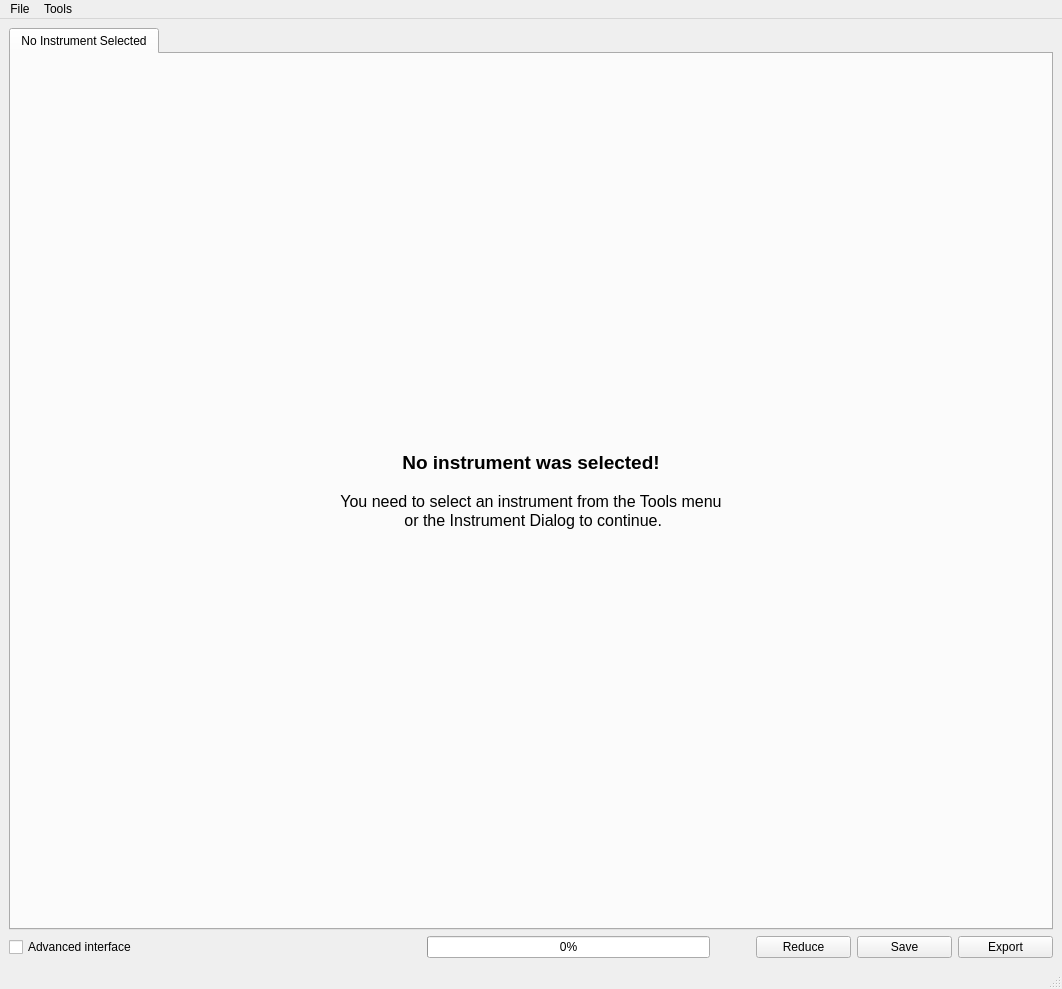
<?xml version="1.0" encoding="UTF-8"?>
<ui version="4.0">
 <class>SANSReduction</class>
 <widget class="QMainWindow" name="SANSReduction">
  <property name="geometry">
   <rect>
    <x>0</x>
    <y>0</y>
    <width>1062</width>
    <height>989</height>
   </rect>
  </property>
  <property name="sizePolicy">
   <sizepolicy hsizetype="Expanding" vsizetype="Expanding">
    <horstretch>0</horstretch>
    <verstretch>0</verstretch>
   </sizepolicy>
  </property>
  <property name="windowTitle">
   <string>SANS Reduction</string>
  </property>
  <widget class="QWidget" name="centralwidget">
   <property name="sizePolicy">
    <sizepolicy hsizetype="Expanding" vsizetype="Expanding">
     <horstretch>0</horstretch>
     <verstretch>0</verstretch>
    </sizepolicy>
   </property>
   <property name="autoFillBackground">
    <bool>true</bool>
   </property>
   <layout class="QVBoxLayout" name="verticalLayout">
    <item>
     <widget class="QTabWidget" name="tabWidget">
      <property name="currentIndex">
       <number>0</number>
      </property>
      <widget class="QWidget" name="tab">
       <attribute name="title">
        <string>No Instrument Selected</string>
       </attribute>
       <layout class="QVBoxLayout" name="verticalLayout_2">
        <item>
         <widget class="QLabel" name="label">
          <property name="text">
           <string>&lt;!DOCTYPE HTML PUBLIC &quot;-//W3C//DTD HTML 4.0//EN&quot; &quot;http://www.w3.org/TR/REC-html40/strict.dtd&quot;&gt;
&lt;html&gt;&lt;head&gt;&lt;meta name=&quot;qrichtext&quot; content=&quot;1&quot; /&gt;&lt;style type=&quot;text/css&quot;&gt;
p, li { white-space: pre-wrap; }
&lt;/style&gt;&lt;/head&gt;&lt;body style=&quot; font-family:'Ubuntu'; font-size:11pt; font-weight:400; font-style:normal;&quot;&gt;
&lt;p align=&quot;center&quot; style=&quot; margin-top:0px; margin-bottom:0px; margin-left:0px; margin-right:0px; -qt-block-indent:0; text-indent:0px;&quot;&gt;&lt;span style=&quot; font-size:14pt; font-weight:600;&quot;&gt;No instrument was selected!&lt;/span&gt;&lt;/p&gt;
&lt;p align=&quot;center&quot; style=&quot;-qt-paragraph-type:empty; margin-top:0px; margin-bottom:0px; margin-left:0px; margin-right:0px; -qt-block-indent:0; text-indent:0px;&quot;&gt;&lt;/p&gt;
&lt;p align=&quot;center&quot; style=&quot; margin-top:0px; margin-bottom:0px; margin-left:0px; margin-right:0px; -qt-block-indent:0; text-indent:0px;&quot;&gt;&lt;span style=&quot; font-size:12pt;&quot;&gt;You need to select an instrument from the Tools menu&lt;/span&gt;&lt;/p&gt;
&lt;p align=&quot;center&quot; style=&quot; margin-top:0px; margin-bottom:0px; margin-left:0px; margin-right:0px; -qt-block-indent:0; text-indent:0px;&quot;&gt;&lt;span style=&quot; font-size:12pt;&quot;&gt; or the Instrument Dialog to continue.&lt;/span&gt;&lt;/p&gt;&lt;/body&gt;&lt;/html&gt;</string>
          </property>
         </widget>
        </item>
       </layout>
      </widget>
     </widget>
    </item>
    <item>
     <layout class="QHBoxLayout" name="horizontalLayout">
      <item>
       <widget class="QCheckBox" name="interface_chk">
        <property name="enabled">
         <bool>true</bool>
        </property>
        <property name="text">
         <string>Advanced interface</string>
        </property>
       </widget>
      </item>
      <item>
       <spacer name="horizontalSpacer_2">
        <property name="orientation">
         <enum>Qt::Horizontal</enum>
        </property>
        <property name="sizeHint" stdset="0">
         <size>
          <width>40</width>
          <height>20</height>
         </size>
        </property>
       </spacer>
      </item>
      <item>
       <widget class="QProgressBar" name="progress_bar">
        <property name="value">
         <number>0</number>
        </property>
       </widget>
      </item>
      <item>
       <spacer name="horizontalSpacer">
        <property name="orientation">
         <enum>Qt::Horizontal</enum>
        </property>
        <property name="sizeType">
         <enum>QSizePolicy::Fixed</enum>
        </property>
        <property name="sizeHint" stdset="0">
         <size>
          <width>40</width>
          <height>20</height>
         </size>
        </property>
       </spacer>
      </item>
      <item>
       <widget class="QPushButton" name="reduce_button">
        <property name="enabled">
         <bool>true</bool>
        </property>
        <property name="minimumSize">
         <size>
          <width>95</width>
          <height>0</height>
         </size>
        </property>
        <property name="toolTip">
         <string>Click to execute reduction.</string>
        </property>
        <property name="text">
         <string>Reduce</string>
        </property>
       </widget>
      </item>
      <item>
       <widget class="QPushButton" name="save_button">
        <property name="enabled">
         <bool>true</bool>
        </property>
        <property name="minimumSize">
         <size>
          <width>95</width>
          <height>0</height>
         </size>
        </property>
        <property name="toolTip">
         <string>Click to save your reduction parameters.</string>
        </property>
        <property name="text">
         <string>Save</string>
        </property>
       </widget>
      </item>
      <item>
       <widget class="QPushButton" name="export_button">
        <property name="enabled">
         <bool>true</bool>
        </property>
        <property name="minimumSize">
         <size>
          <width>95</width>
          <height>0</height>
         </size>
        </property>
        <property name="toolTip">
         <string>Click to export the reduction parameters to a python script that can be run in MantidPlot.</string>
        </property>
        <property name="text">
         <string>Export</string>
        </property>
       </widget>
      </item>
     </layout>
    </item>
   </layout>
  </widget>
  <widget class="QMenuBar" name="menubar">
   <property name="geometry">
    <rect>
     <x>0</x>
     <y>0</y>
     <width>1062</width>
     <height>22</height>
    </rect>
   </property>
   <widget class="QMenu" name="file_menu">
    <property name="title">
     <string>File</string>
    </property>
   </widget>
   <widget class="QMenu" name="tools_menu">
    <property name="title">
     <string>Tools</string>
    </property>
   </widget>
   <addaction name="file_menu"/>
   <addaction name="tools_menu"/>
  </widget>
  <widget class="QStatusBar" name="statusbar"/>
  <action name="actionOpen">
   <property name="text">
    <string>Open...</string>
   </property>
   <property name="toolTip">
    <string>Open a reduction settings file</string>
   </property>
   <property name="shortcut">
    <string>Ctrl+O</string>
   </property>
  </action>
  <action name="actionQuit">
   <property name="text">
    <string>Quit</string>
   </property>
   <property name="shortcut">
    <string>Ctrl+Q, Ctrl+S</string>
   </property>
  </action>
  <action name="actionChange_Instrument">
   <property name="text">
    <string>Change Instrument</string>
   </property>
   <property name="shortcut">
    <string>Ctrl+I</string>
   </property>
  </action>
 </widget>
 <tabstops>
  <tabstop>tabWidget</tabstop>
 </tabstops>
 <resources/>
 <connections/>
 <slots>
  <slot>reduce_clicked()</slot>
  <slot>file_open()</slot>
 </slots>
</ui>
